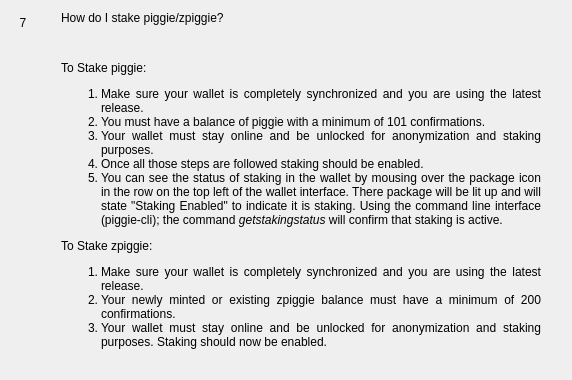
                  <widget class="QWidget" name="widgetFaq7" native="true">
                   <layout class="QHBoxLayout" name="horizontalpage_7" stretch="0,1">
                    <item alignment="Qt::AlignTop">
                     <widget class="QLabel" name="labelNumber7">
                      <property name="minimumSize">
                       <size>
                        <width>24</width>
                        <height>24</height>
                       </size>
                      </property>
                      <property name="maximumSize">
                       <size>
                        <width>16777215</width>
                        <height>24</height>
                       </size>
                      </property>
                      <property name="text">
                       <string>7</string>
                      </property>
                      <property name="alignment">
                       <set>Qt::AlignCenter</set>
                      </property>
                     </widget>
                    </item>
                    <item>
                     <layout class="QVBoxLayout" name="verticalLayoutpage_7">
                      <property name="leftMargin">
                       <number>20</number>
                      </property>
                      <property name="rightMargin">
                       <number>20</number>
                      </property>
                      <item>
                       <widget class="QLabel" name="labelSubtitle7">
                        <property name="text">
                         <string>How do I stake piggie/zpiggie?</string>
                        </property>
                        <property name="wordWrap">
                         <bool>true</bool>
                        </property>
                       </widget>
                      </item>
                      <item>
                       <spacer name="verticalSpacer_70">
                        <property name="orientation">
                         <enum>Qt::Vertical</enum>
                        </property>
                        <property name="sizeType">
                         <enum>QSizePolicy::Fixed</enum>
                        </property>
                        <property name="sizeHint" stdset="0">
                         <size>
                          <width>20</width>
                          <height>30</height>
                         </size>
                        </property>
                       </spacer>
                      </item>
                      <item>
                       <widget class="QLabel" name="labelContent7">
                        <property name="text">
                         <string>
                           &lt;html&gt;&lt;head/&gt;&lt;body&gt;&lt;p align=&quot;justify&quot;&gt;
                           To Stake piggie:
                           &lt;/p&gt;&lt;p align=&quot;justify&quot;&gt;
                           &lt;ol&gt;&lt;li&gt;
                           Make sure your wallet is completely synchronized and you are using the latest release.
                           &lt;li&gt;
                           You must have a balance of piggie with a minimum of 101 confirmations.
                           &lt;li&gt;
                           Your wallet must stay online and be unlocked for anonymization and staking purposes.
                           &lt;li&gt;
                           Once all those steps are followed staking should be enabled.
                           &lt;li&gt;
                           You can see the status of staking in the wallet by mousing over the package icon in the row on the top left of the wallet interface. There package will be lit up and will state &quot;Staking Enabled&quot; to indicate it is staking.  Using the command line interface (piggie-cli); the command &lt;i&gt;getstakingstatus&lt;/i&gt; will confirm that staking is active.
                           &lt;/li&gt;&lt;/ol&gt;
                           &lt;/p&gt;&lt;p align=&quot;justify&quot;&gt;
                           To Stake zpiggie:
                           &lt;/p&gt;&lt;p align=&quot;justify&quot;&gt;
                           &lt;ol&gt;&lt;li&gt;
                           Make sure your wallet is completely synchronized and you are using the latest release.
                           &lt;li&gt;
                           Your newly minted or existing zpiggie balance must have a minimum of 200 confirmations.
                           &lt;li&gt;
                           Your wallet must stay online and be unlocked for anonymization and staking purposes.
                           Staking should now be enabled.
                           &lt;/li&gt;&lt;/ol&gt;
                           &lt;/p&gt;&lt;/body&gt;&lt;/html&gt;
                         </string>
                        </property>
                        <property name="alignment">
                         <set>Qt::AlignLeading|Qt::AlignLeft|Qt::AlignTop</set>
                        </property>
                        <property name="wordWrap">
                         <bool>true</bool>
                        </property>
                       </widget>
                      </item>
                      <item>
                       <spacer name="verticalSpacer_71">
                        <property name="orientation">
                         <enum>Qt::Vertical</enum>
                        </property>
                        <property name="sizeHint" stdset="0">
                         <size>
                          <width>20</width>
                          <height>20</height>
                         </size>
                        </property>
                       </spacer>
                      </item>
                     </layout>
                    </item>
                   </layout>
                  </widget>
